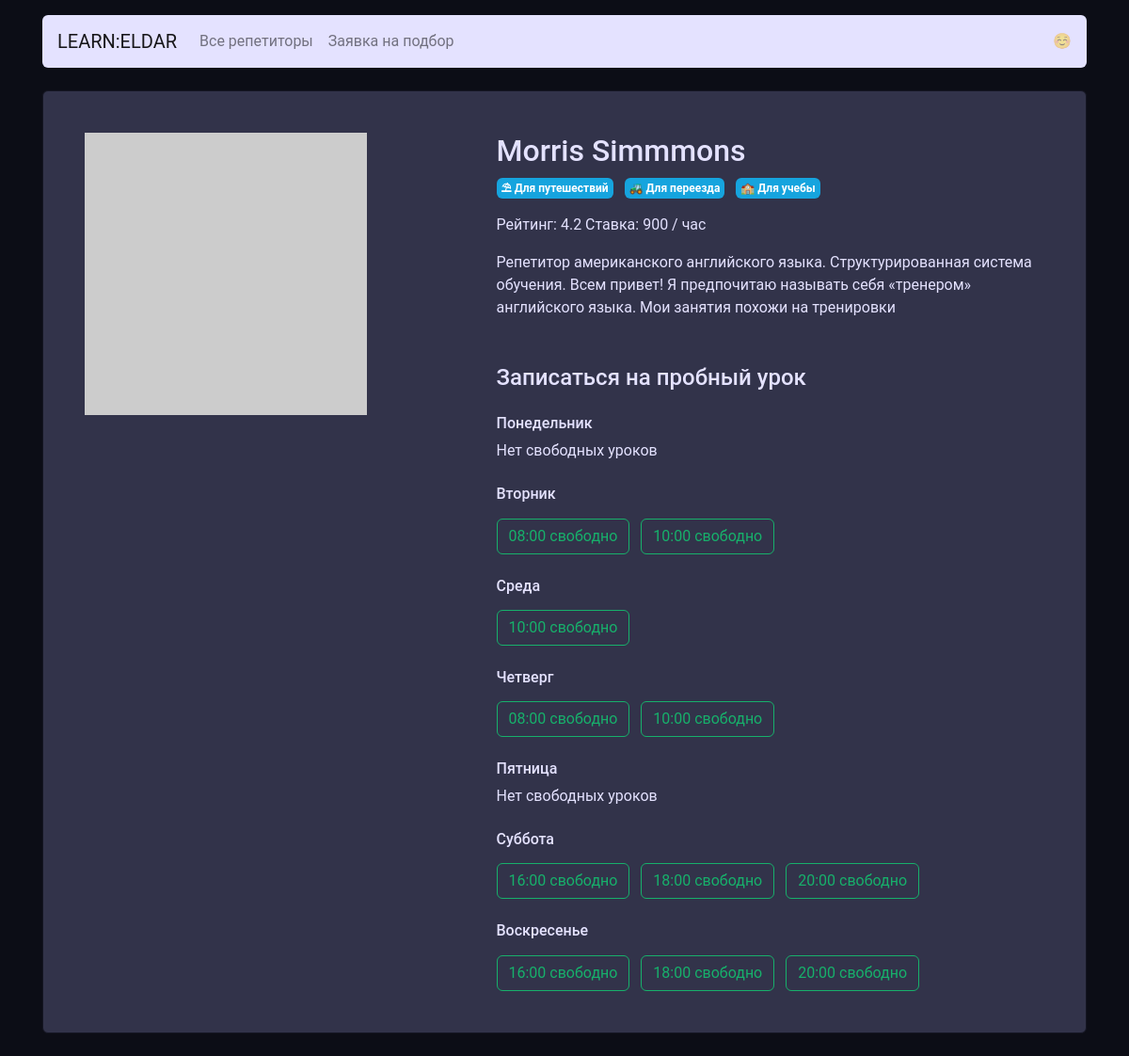
Before: /profile/1 with the older database file.
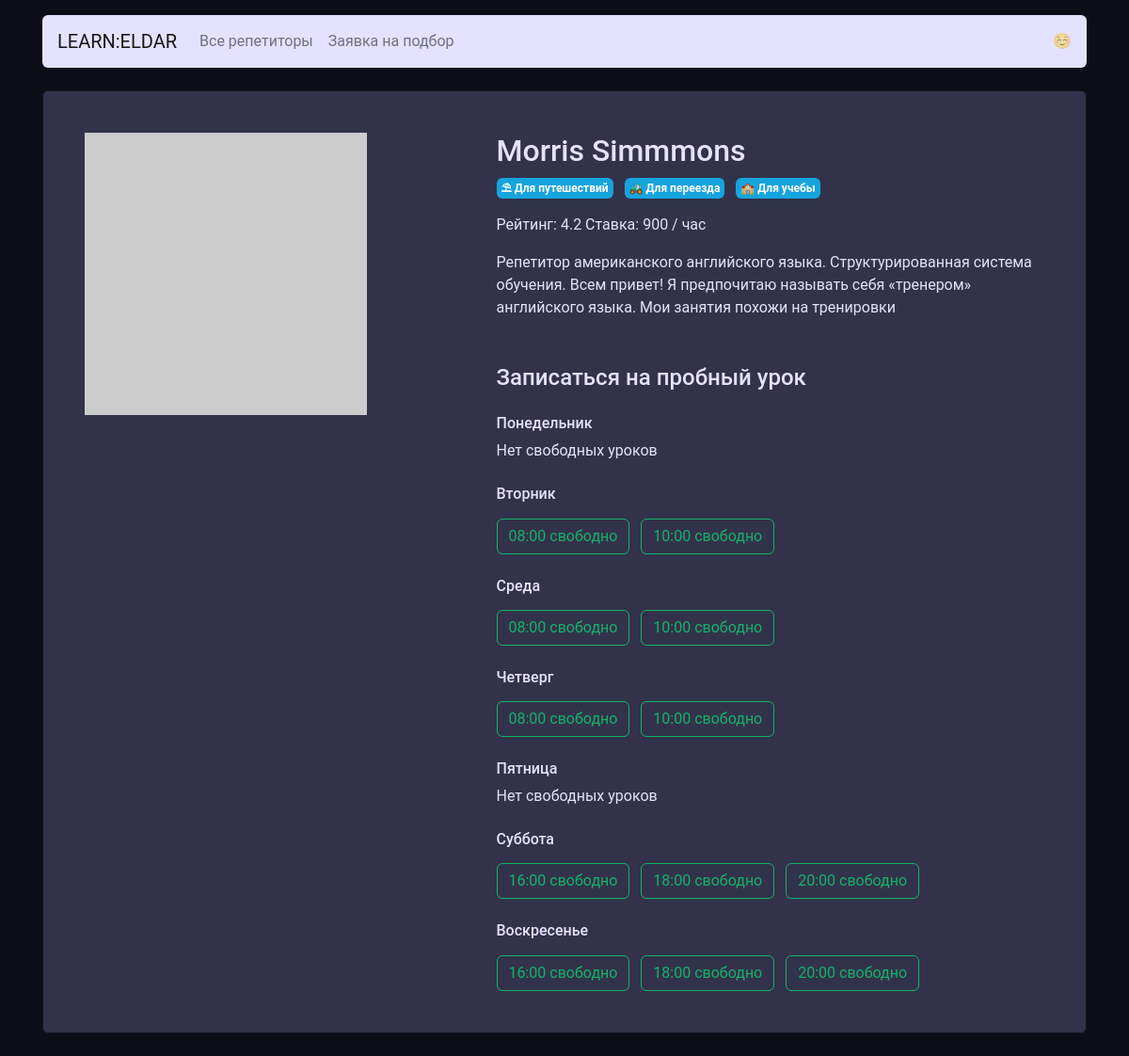
After: the same page with the newer database file.
### app.py (models this page shows)
class Goals(db.Model):
    __tablename__ = 'goals'
    id = db.Column('ID', db.Integer, primary_key=True)
    goal_slug = db.Column('Goal slug', db.String)
    goal_text = db.Column('Goal text', db.String)

class Schedule(db.Model):
    __tablename__ = 'schedule'
    id = db.Column('ID', db.Integer, primary_key=True)
    week_day = db.Column('Week Day', db.String)
    timing = db.Column('Timing', db.String)
    teacher_id = db.Column('Teacher ID', db.Integer, db.ForeignKey('teachers.ID', ondelete='CASCADE'))

### app.py (the view)
@app.route('/profile/<int:id>')
def profiles_render(id):
    teacher_slots = db.session.query(Schedule).filter(Schedule.teacher_id == id).all()
    slots = {'mon': [], 'tue': [], 'wed': [], 'thu': [], 'fri': [], 'sat': [], 'sun': []}
    teacher_id = db.session.query(Teachers).get_or_404(id)
    for i in teacher_slots:
        slots[i.week_day].append(i.timing)
    return render_template('profile.html',
                           teacher=teacher_id,
                           teacher_slots=slots,
                           goals=goals,
                           week_days=week_days)

### templates/profile.html
{% extends 'base.html' %} {% block body %}
  <main class="container mt-3">
    <div class="card my-4 mx-auto">
      <div class="card-body m-2 m-md-4">
        <article class="row">
          <div class="col-5"><img src="{{ teacher.picture }}" class="img-fluid" alt=""></div>
          <div class="col-7">
            <section class="teacher=info">
              <h1 class="h2">{{ teacher.name }}</h1>
              <p>
                {% for badge in teacher.goals %}
                  <span class="badge badge-secondary mr-2" style="padding: 5px">
                {{ badge.goal_text }}
                  </span>
                {% endfor %}
              </p>
                <p>Рейтинг: {{ teacher.rating }} Ставка: {{ teacher.price }} / час</p>
                <p>{{ teacher.about }}</p>
            </section>
            <section class="available">
              <h4 class="mb-4 mt-5">Записаться на пробный урок</h4>
              {% for key, value in teacher_slots.items() %}
                <h6 class="mt-4">{{ week_days[key] }}</h6>
              {% if value | length == 0 %}
                <p>Нет свободных уроков</p>
              {% else %}
              {% for slot in value | sort %}
                <a href="/booking/{{teacher.id}}/{{ key }}/{{ slot | replace(':','-') }}"
                   class="btn btn-outline-success mr-2"
                   style="margin-top: 8px">{{ slot }} свободно</a>
              {% endfor %}
              {% endif %}
              {% endfor %}
            </section>
          </div>
        </article>
      </div>
    </div>
  </main>
{% endblock %}

Changed rows visible on the page:
added Schedule: Timing "08:00", shown under "Среда"
